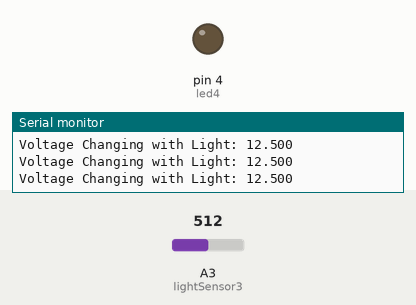
Simulated run of this sketch. Board: Arduino Uno, built with avr-gcc and run on an emulated ATmega328P. Parts: output pins drawn as LEDs (lit = HIGH), the last lines printed to the serial monitor. The test bench sets the inputs (shaded band); at power-on: A3 (lightSensor3) = 512.

Above: at 1.2 s.
1.3 s: A3 (lightSensor3) set to 133
2.9 s: A3 (lightSensor3) set to 117
At 4.0 s:
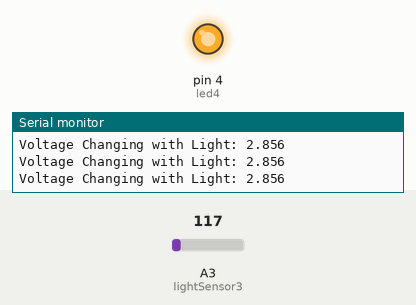
4.7 s: A3 (lightSensor3) set to 306
At 6.2 s:
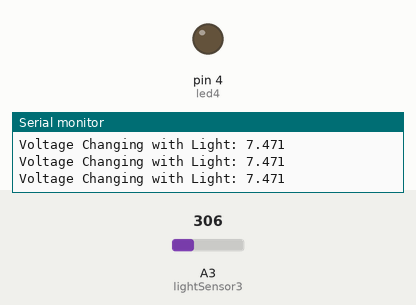
6.5 s: A3 (lightSensor3) set to 122
At 7.2 s:
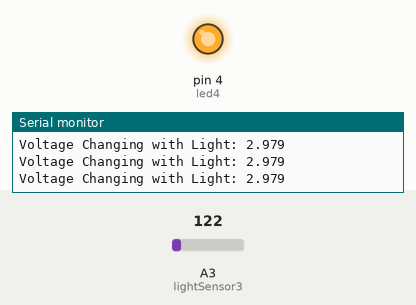
Timing chart, 0 to 9.2 s (numbered marks = the images above; inputs shaded):
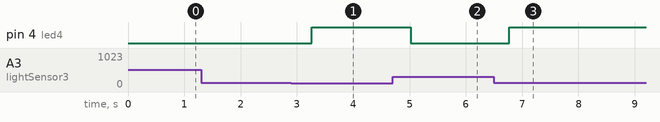

Measured:
- the behaviour switches between 123 and 122 on A3 (lightSensor3) (found by bisection; images 0 and 1)
- after the input at 2.9 s, pin 4 (led4): LOW → HIGH after 0.36 s
- after the input at 4.7 s, pin 4 (led4): HIGH → LOW after 0.32 s
- after the input at 6.5 s, pin 4 (led4): LOW → HIGH after 0.28 s

The sketch:

4_light.ino
```cpp
//components led
//voltage sensor
//light dependent photo resistor
//Put LDR between + and - wires of voltage sensor

int lightSensor3 = A3;
float voltOut = 0.0;
float voltIn = 0.0;
float R1 = 30000.0; //
float R2 = 7500.0; //
int value = 0;
int led4 = 4;


void setup() {

  Serial.begin(9600);
  pinMode(led4, OUTPUT);
  pinMode(lightSensor3, INPUT);

  Serial.println("Light Check");

}


void loop() {
value = analogRead(lightSensor3);
voltOut = (value * 5.0)/1024.0;
voltIn = voltOut / (R2/(R1+R2));

Serial.print("Voltage Changing with Light: ");
Serial.println(voltIn, 3);
delay(250);
if(voltIn<3){
  digitalWrite(led4, HIGH);

}
else{
  digitalWrite(led4,LOW);

}
}
```
